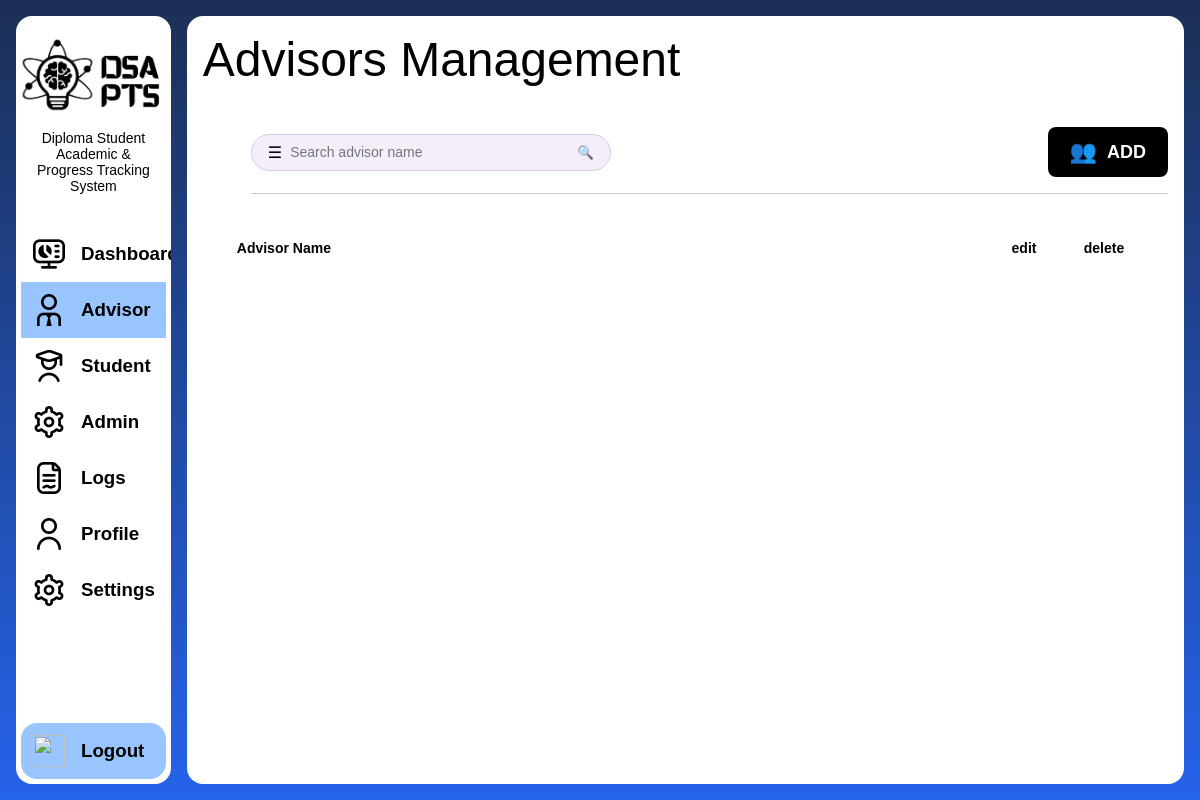
Page /admin/advisor.php on the earlier database version.
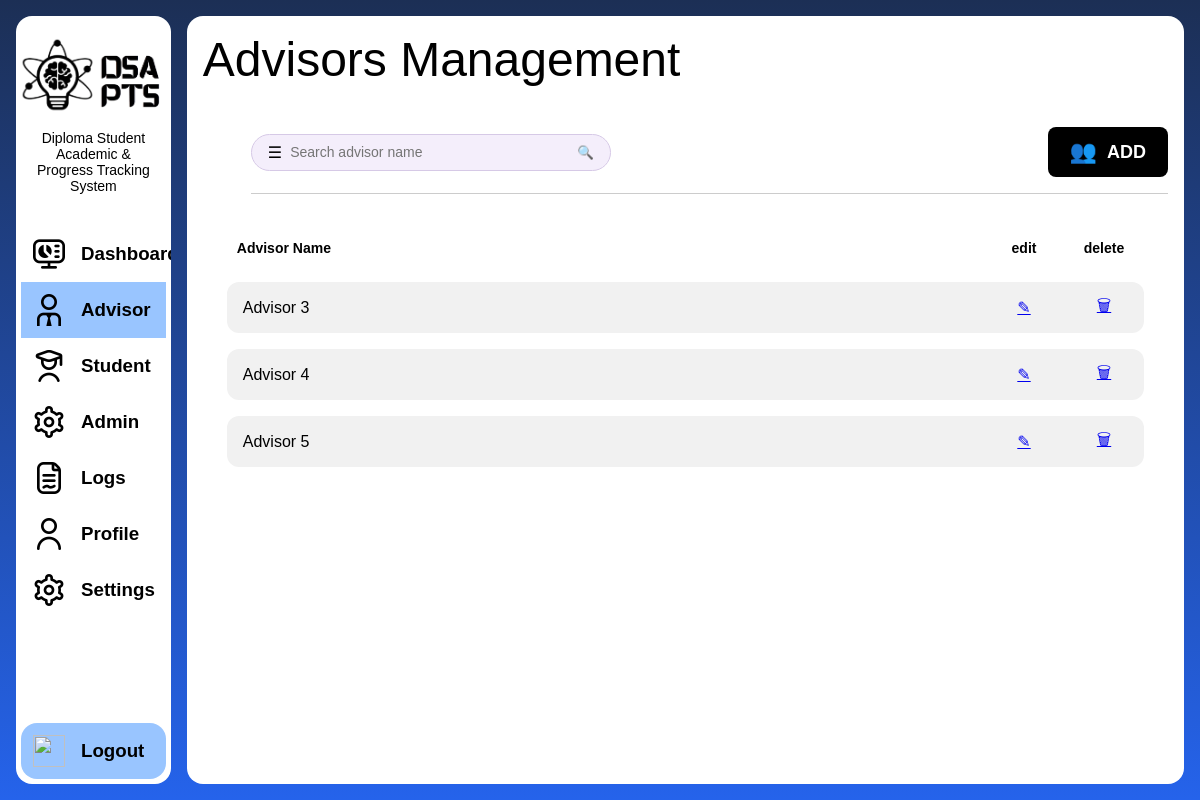
Same page on the later database version.
### tables this page shows
CREATE TABLE `advisor` (
  `user_id` int(11) NOT NULL,
  `department` varchar(100) DEFAULT NULL
);

CREATE TABLE `user` (
  `user_id` int(11) NOT NULL,
  `login_id` varchar(10) NOT NULL,
  `name` varchar(100) NOT NULL,
  `email` varchar(100) NOT NULL,
  `password` varchar(255) NOT NULL,
  `profile_picture` varchar(255) DEFAULT NULL,
  `address` varchar(255) DEFAULT NULL,
  `phone_number` varchar(20) DEFAULT NULL
);

### models/functions.php (called while the page is built, shortened)
<?php
function getAllUser($conn, $table)
{
    $sql = "
        SELECT $table.*, user.*
        FROM $table
        INNER JOIN user ON $table.user_id = user.user_id
    ";
    $result = $conn->query($sql);
    $data = [];
    while ($row = $result->fetch_assoc()) {
        $data[] = $row;
    }
    return $data;
}

### admin/advisor.php (the view, shortened to what this page needs)
<!DOCTYPE html>
<html lang="en">
<head>
    <link rel="stylesheet" href="../style/layout.css">
    <link rel="stylesheet" href="../style/admin.css">
    <link rel="stylesheet" href="../style/styles.css">
</head>
<body class="page-body main-gradient-bg">
    <?php
    include("components/sidebar-admin.php");
    include("../models/functions.php");
    ?>
    <?php
    $keyword = "";
    if (isset($_GET['search'])) {
        $keyword = $_GET['search'];
        $advisors = searchUserByName($conn, "advisor", $keyword);
    } else {
        $advisors = getAllUser($conn, "advisor");
    }
    ?>
    <main class="main-content main-rounded">
        <h1 class="content-title">Advisors Management</h1>
        <main class="content">
            <div class="toolbar">
                <form class="search" method="GET" action="">
                    <span>☰</span>
                    <input
                        type="text"
                        name="search"
                        placeholder="Search advisor name"
                        value="<?= $keyword ?>">
                    <button type="submit" style="background:none;border:none;cursor:pointer;">
                        🔍
                    </button>
                </form>
                <a class="advisor-btn" href="advisor-add.php">
                    <span class="advisor-icon">👥</span>
                    <span class="advisor-text">ADD</span>
                </a>
            </div>
            <table>
                <thead>
                    <tr>
                        <th class="name-col">Advisor Name</th>
                        <th class="action">edit</th>
                        <th class="action">delete</th>
                    </tr>
                </thead>
                <tbody>
                    <?php foreach ($advisors as $a): ?>
                        <tr>
                            <td class="name-col"><?= $a['name'] ?></td>
                            <td class="action">
                                <a class="icon-btn" href="advisor-edit.php?id=<?= $a['user_id'] ?>">✎</a>
                            </td>
                            <td class="action">
                                <a class="icon-btn" href="advisor-delete.php?id=<?= $a['user_id'] ?>">🗑</a>
                            </td>
                        </tr>
                    <?php endforeach; ?>
                </tbody>
            </table>
        </main>
    </main>
</body>
</html>

Differences in the rows shown:
added advisor: user_id.name "Advisor 3"
added advisor: user_id.name "Advisor 4"
added advisor: user_id.name "Advisor 5"
